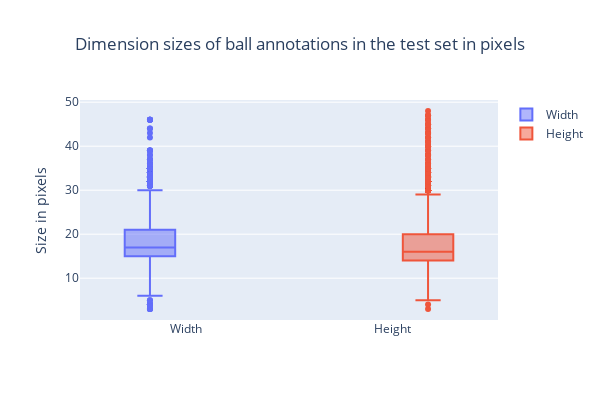

The code cell stored with this chart in its notebook:
### Code cell
# Example usage:
folder_path = "C:\Studie\BEP\BEP_Football_tracking\Dataset_ball_eval\labelsfolders"
results = boxplot_widthheight(folder_path)
print(results)

### Figure 1 — Plotly figure (JSON) as saved in the notebook; plotly's stock layout.template omitted (floating-point values rounded to 4 significant figures; data arrays with more than 128 entries replaced by an {"elided": "..."} marker saying what was removed)
{"data": [{"boxmean": false, "name": "Width", "y": {"elided": "6429 int values"}, "type": "box"}, {"boxmean": false, "name": "Height", "y": {"elided": "6429 int values"}, "type": "box"}], "layout": {"title": {"text": "Dimension sizes of ball annotations in the test set in pixels", "x": 0.5}, "boxgap": 0.3, "yaxis": {"title": {"text": "Size in pixels"}}, "boxmode": "group", "width": 600, "height": 400}}
